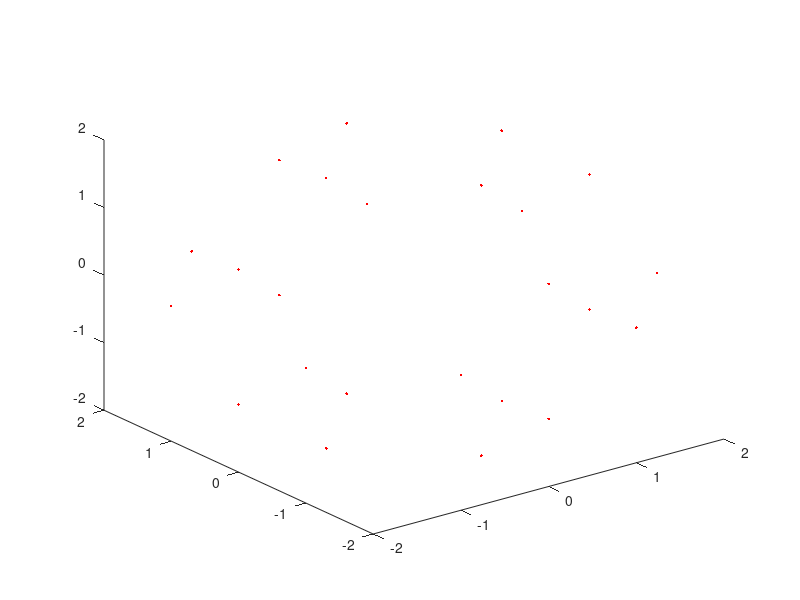

MATLAB code to generate this figure: (Note: this script raises an error after producing the figure.)
clear all
close all
clc

v=[ 0 1 2
    1 0 2
    1 2 0
    2 1 0
    2 0 1
    0 2 1
    0 -1 2
    -1 0 2
    -1 2 0
    -2 1 0
    -2 0 1
    0 -2 1
    0 1 -2
    1 0 -2
    1 -2 0
    2 -1 0
    2 0 -1
    0 2 -1
    0 -1 -2
    -1 0 -2
    -1 -2 0
    -2 -1 0
    -2 0 -1
    0 -2 -1
  ];


fig=figure(1);
plot3(v(:,1),v(:,2),v(:,3),'r.')
dcm_obj=datacursormode(fig); 
set(dcm_obj,'DisplayStyle','datatip','SnapToDataVertex','on','Enable','on')
axis equal
% 
% 
a=getCursorInfo(dcm_obj);
for i=1:length(a); disp(a(i).Position);end



face1=[    -2     0     1
    -2    -1     0
    -1    -2     0
     0    -2     1
     0    -1     2
    -1     0     2];
patch(face1(:,1),face1(:,2),face1(:,3),'k')

face1=[     1     0    -2
     0     1    -2
    -1     0    -2
     0    -1    -2];
patch(face1(:,1),face1(:,2),face1(:,3),'g')

face1=[     0    -1     2
     1     0     2
     0     1     2
    -1     0     2];
patch(face1(:,1),face1(:,2),face1(:,3),'g')

face1=[     2     0    -1
     2     1     0
     2     0     1
     2    -1     0];
patch(face1(:,1),face1(:,2),face1(:,3),'g')

face1=[     0    -2     1
     1    -2     0
     2    -1     0
     2     0     1
     1     0     2
     0    -1     2];
patch(face1(:,1),face1(:,2),face1(:,3),'b')

face1=[    -1     0     2
     0     1     2
     0     2     1
    -1     2     0
    -2     1     0
    -2     0     1];
patch(face1(:,1),face1(:,2),face1(:,3),'b')

face1=[     0    -2    -1
     1    -2     0
     0    -2     1
    -1    -2     0];
patch(face1(:,1),face1(:,2),face1(:,3),'g')

face1=[    -2     1     0
    -2     0    -1
    -2    -1     0
    -2     0     1];
patch(face1(:,1),face1(:,2),face1(:,3),'g')

face1=[    -2     0    -1
    -1     0    -2
     0    -1    -2
     0    -2    -1
    -1    -2     0
    -2    -1     0];
patch(face1(:,1),face1(:,2),face1(:,3),'b')

face1=[     0     2     1
     0     1     2
     1     0     2
     2     0     1
     2     1     0
     1     2     0];
patch(face1(:,1),face1(:,2),face1(:,3),'k')

face1=[     0     2    -1
     0     1    -2
    -1     0    -2
    -2     0    -1
    -2     1     0
    -1     2     0];
patch(face1(:,1),face1(:,2),face1(:,3),'k')

face1=[     0    -1    -2
     1     0    -2
     2     0    -1
     2    -1     0
     1    -2     0
     0    -2    -1];
patch(face1(:,1),face1(:,2),face1(:,3),'k')

face1=[     0     2    -1
     0     1    -2
     1     0    -2
     2     0    -1
     2     1     0
     1     2     0];
patch(face1(:,1),face1(:,2),face1(:,3),'b')

face1=[     1     2     0
     0     2    -1
   -1     2     0
     0     2     1];
patch(face1(:,1),face1(:,2),face1(:,3),'g')


%irregular dodecahedron %%%%%%%%%%%%%%%%%%%%%%%%%%%%%%%%%%%%%%%%%%%%%%%%%%

v=[
     -3.1498   0        6.2996
  3.1498   0        6.2996
  4.1997   4.1997   4.1997
  0        6.2996   3.1498
 -4.1997   4.1997   4.1997
 -4.1997  -4.1997   4.1997
  0       -6.2996   3.1498
  4.1997  -4.1997   4.1997
  6.2996   3.1498   0
 -6.2996   3.1498   0
 -6.2996  -3.1498   0
  6.2996  -3.1498   0
  4.1997   4.1997  -4.1997
  0        6.2996  -3.1498
 -4.1997   4.1997  -4.1997
 -4.1997  -4.1997  -4.1997
  0       -6.2996  -3.1498
  4.1997  -4.1997  -4.1997
  3.1498   0       -6.2996
 -3.1498   0       -6.2996];

fig=figure(2);
plot3(v(:,1),v(:,2),v(:,3),'r.')
dcm_obj=datacursormode(fig); 
set(dcm_obj,'DisplayStyle','datatip','SnapToDataVertex','on','Enable','on')
axis equal


a=getCursorInfo(dcm_obj);
for i=1:length(a); disp(a(i).Position);end


face1=[    3.1498         0   -6.2996
    4.1997   -4.1997   -4.1997
         0   -6.2996   -3.1498
   -4.1997   -4.1997   -4.1997
   -3.1498         0   -6.2996];
patch(face1(:,1),face1(:,2),face1(:,3),'k')

face1=[         0   -6.2996    3.1498
    4.1997   -4.1997    4.1997
    3.1498         0    6.2996
   -3.1498         0    6.2996
   -4.1997   -4.1997    4.1997];
patch(face1(:,1),face1(:,2),face1(:,3),'b')



face1=[   -6.2996   -3.1498         0
   -4.1997   -4.1997   -4.1997
         0   -6.2996   -3.1498
         0   -6.2996    3.1498
   -4.1997   -4.1997    4.1997];
patch(face1(:,1),face1(:,2),face1(:,3),'g')

face1=[4.1997   -4.1997    4.1997
         0   -6.2996    3.1498
         0   -6.2996   -3.1498
    4.1997   -4.1997   -4.1997
    6.2996   -3.1498         0
    4.1997   -4.1997    4.1997];
patch(face1(:,1),face1(:,2),face1(:,3),'m')



face1=[   -6.2996    3.1498         0
   -6.2996   -3.1498         0
   -4.1997   -4.1997    4.1997
   -3.1498         0    6.2996
   -4.1997    4.1997    4.1997];
patch(face1(:,1),face1(:,2),face1(:,3),'k')

face1=[         0    6.2996    3.1498
   -4.1997    4.1997    4.1997
   -3.1498         0    6.2996
    3.1498         0    6.2996
    4.1997    4.1997    4.1997];
patch(face1(:,1),face1(:,2),face1(:,3),'m')

face1=[   -6.2996    3.1498         0
   -4.1997    4.1997   -4.1997
   -3.1498         0   -6.2996
   -4.1997   -4.1997   -4.1997
   -6.2996   -3.1498         0];
patch(face1(:,1),face1(:,2),face1(:,3),'b')

face1=[0    6.2996   -3.1498
   -4.1997    4.1997   -4.1997
   -6.2996    3.1498         0
   -4.1997    4.1997    4.1997
         0    6.2996    3.1498];
patch(face1(:,1),face1(:,2),face1(:,3),'g')

face1=[         0    6.2996   -3.1498
    4.1997    4.1997   -4.1997
    3.1498         0   -6.2996
   -3.1498         0   -6.2996
   -4.1997    4.1997   -4.1997];
patch(face1(:,1),face1(:,2),face1(:,3),'m')

face1=[    4.1997   -4.1997   -4.1997
    3.1498         0   -6.2996
    4.1997    4.1997   -4.1997
    6.2996    3.1498         0
    6.2996   -3.1498         0];
patch(face1(:,1),face1(:,2),face1(:,3),'b')

 face1=[    4.1997   -4.1997    4.1997
    6.2996   -3.1498         0
    6.2996    3.1498         0
    4.1997    4.1997    4.1997
    3.1498         0    6.2996];
 patch(face1(:,1),face1(:,2),face1(:,3),'g')

face1=[    6.2996    3.1498         0
    4.1997    4.1997   -4.1997
         0    6.2996   -3.1498
         0    6.2996    3.1498
    4.1997    4.1997    4.1997];
patch(face1(:,1),face1(:,2),face1(:,3),'k')




%tetrakaidecahedron%%%%%%%%%%%%%%%%%%%%%%%%%%%%%%%%%%%%%%%%%%%%%%%%%%%%%%%%%%%%%

v=[  3.14980   3.70039   5
 -3.14980   3.70039   5
 -5         0         5
 -3.14980  -3.70039   5
  3.14980  -3.70039   5
  5         0         5
  4.19974   5.80026   0.80026
 -4.19974   5.80026   0.80026
 -6.85020   0         1.29961
 -4.19974  -5.80026   0.80026
  4.19974  -5.80026   0.80026
  6.85020   0         1.29961
  5.80026   4.19974  -0.80026
  0         6.85020  -1.29961
 -5.80026   4.19974  -0.80026
 -5.80026  -4.19974  -0.80026
  0        -6.85020  -1.29961
  5.80026  -4.19974  -0.80026
  3.70039   3.14980  -5
  0         5        -5
 -3.70039   3.14980  -5
 -3.70039  -3.14980  -5
  0        -5        -5
  3.70039  -3.14980  -5];

fig=figure(3);
plot3(v(:,1),v(:,2),v(:,3),'r.')
dcm_obj=datacursormode(fig); 
set(dcm_obj,'DisplayStyle','datatip','SnapToDataVertex','on','Enable','on')
%a=getCursorInfo(dcm_obj);
%a.Position


%a=getCursorInfo(dcm_obj);
axis equal


face1= [  -3.7004    3.1498   -5.0000
   -3.7004   -3.1498   -5.0000
     0    -5    -5
    3.7004   -3.1498   -5.0000
    3.7004    3.1498   -5.0000
     0     5    -5];
 patch(face1(:,1),face1(:,2),face1(:,3),'k')

 face1=[3.1498    3.7004    5.0000
   -3.1498    3.7004    5.0000
    -5     0     5
   -3.1498   -3.7004    5.0000
    3.1498   -3.7004    5.0000
     5     0     5];
 patch(face1(:,1),face1(:,2),face1(:,3),'k')
 
  face1=[  -5.8003    4.1997   -0.8003
   -6.8502         0    1.2996
   -5.8003   -4.1997   -0.8003
   -3.7004   -3.1498   -5.0000
   -3.7004    3.1498   -5.0000];

patch(face1(:,1),face1(:,2),face1(:,3),'m')

face1=[    -5     0     5
   -3.1498    3.7004    5.0000
   -4.1997    5.8003    0.8003
   -5.8003    4.1997   -0.8003
   -6.8502         0    1.2996];
patch(face1(:,1),face1(:,2),face1(:,3),'g')

face1=[    -5     0     5
   -3.1498   -3.7004    5.0000
   -4.1997   -5.8003    0.8003
   -5.8003   -4.1997   -0.8003
   -6.8502         0    1.2996];
patch(face1(:,1),face1(:,2),face1(:,3),'b')


face1=[   -3.1498    3.7004    5.0000
    3.1498    3.7004    5.0000
    4.1997    5.8003    0.8003
         0    6.8502   -1.2996
   -4.1997    5.8003    0.8003];
patch(face1(:,1),face1(:,2),face1(:,3),'m')

face1=[     0     5    -5
   -3.7004    3.1498   -5.0000
   -5.8003    4.1997   -0.8003
   -4.1997    5.8003    0.8003
         0    6.8502   -1.2996];
     patch(face1(:,1),face1(:,2),face1(:,3),'b')
     
face1=[    5.8003    4.1997   -0.8003
    3.7004    3.1498   -5.0000
     0     5    -5
         0    6.8502   -1.2996
    4.1997    5.8003    0.8003];
patch(face1(:,1),face1(:,2),face1(:,3),'g')

face1=[     5     0     5
    6.8502         0    1.2996
    5.8003    4.1997   -0.8003
    4.1997    5.8003    0.8003
    3.1498    3.7004    5.0000];
patch(face1(:,1),face1(:,2),face1(:,3),'b')

face1=[    5.8003   -4.1997   -0.8003
    3.7004   -3.1498   -5.0000
    3.7004    3.1498   -5.0000
    5.8003    4.1997   -0.8003
    6.8502         0    1.2996];
patch(face1(:,1),face1(:,2),face1(:,3),'m')


face1=[    4.1997   -5.8003    0.8003
    3.1498   -3.7004    5.0000
     5     0     5
    6.8502         0    1.2996
    5.8003   -4.1997   -0.8003];
patch(face1(:,1),face1(:,2),face1(:,3),'g')

face1=[     0    -5    -5
    3.7004   -3.1498   -5.0000
    5.8003   -4.1997   -0.8003
    4.1997   -5.8003    0.8003
         0   -6.8502   -1.2996];
patch(face1(:,1),face1(:,2),face1(:,3),'b')

face1=[   -5.8003   -4.1997   -0.8003
   -3.7004   -3.1498   -5.00
     0    -5    -5
         0   -6.8502   -1.2996
   -4.1997   -5.8003    0.8003];
patch(face1(:,1),face1(:,2),face1(:,3),'g')

face1=[   -4.1997   -5.8003    0.8003
         0   -6.8502   -1.2996
    4.1997   -5.8003    0.8003
    3.1498   -3.7004    5.0000
   -3.1498   -3.7004    5.0000];
patch(face1(:,1),face1(:,2),face1(:,3),'m')
